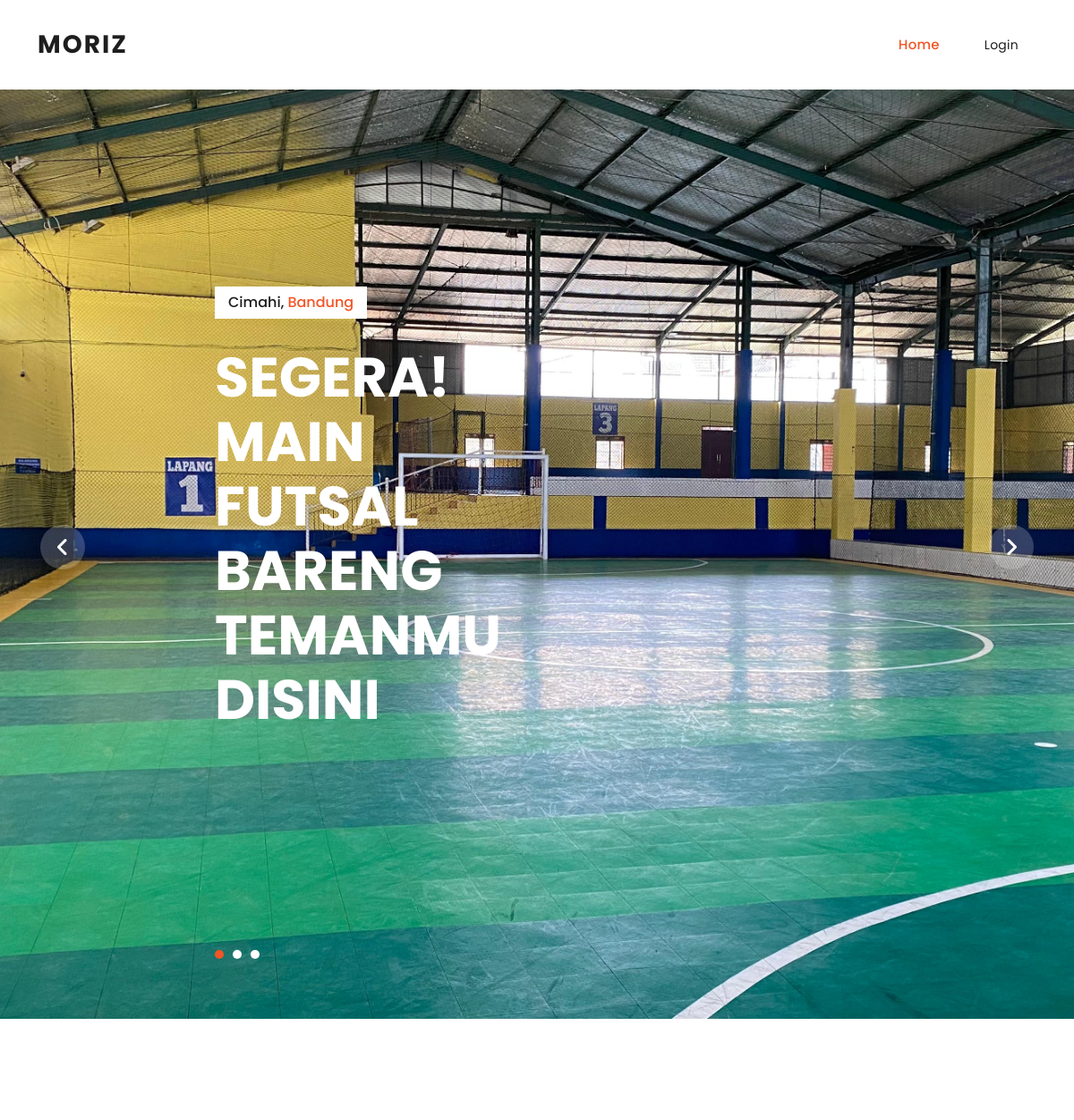
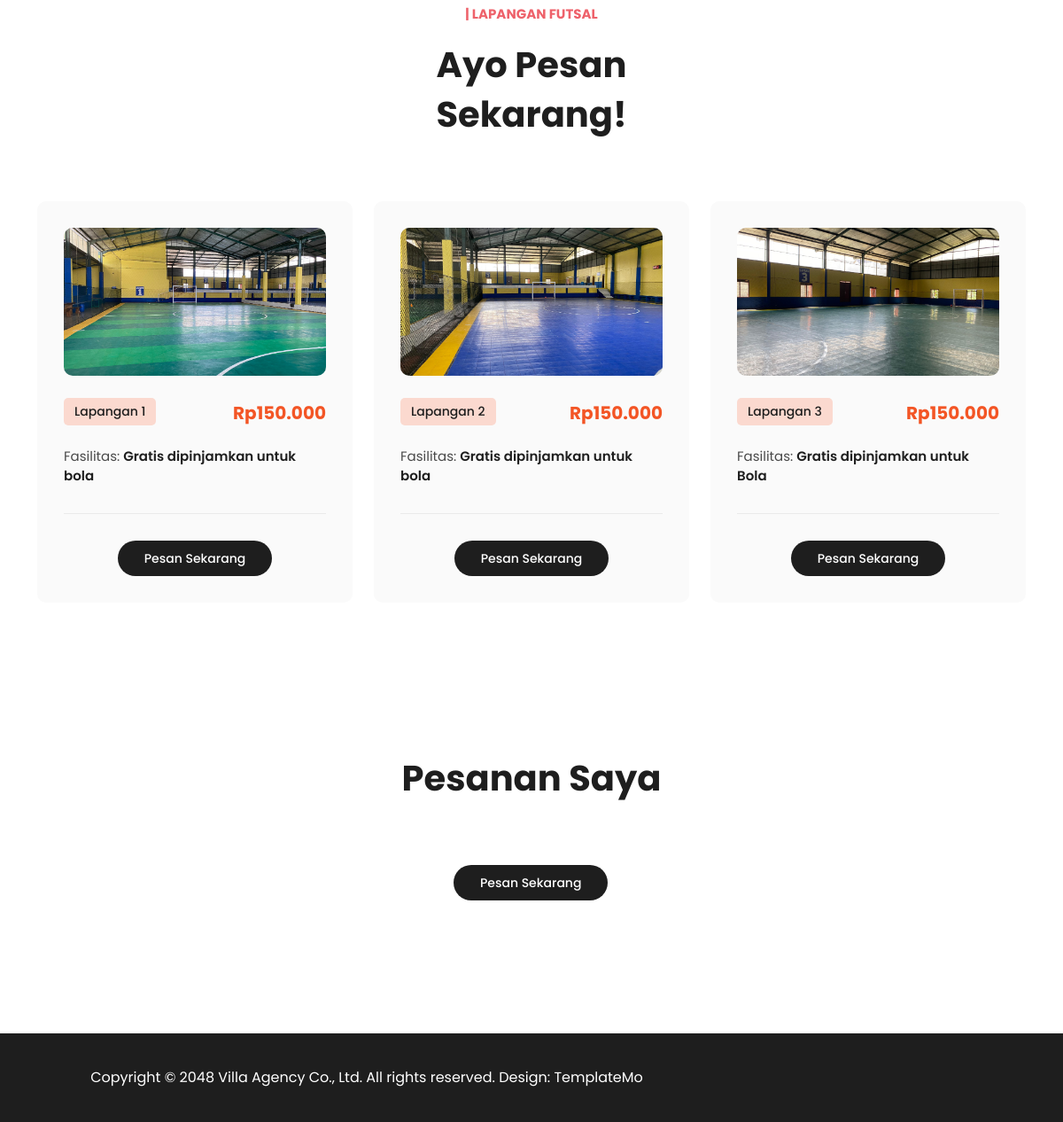
The app's page /home.php with its own data (2 pictures, top to bottom).
### tables this page shows
CREATE TABLE `lapangan` (
  `id_lapangan` int(11) NOT NULL,
  `nama_lapangan` varchar(255) NOT NULL,
  `fasilitas_tambahan` varchar(255) NOT NULL,
  `foto_lapangan` varchar(255) NOT NULL,
  `harga_lapangan` int(11) NOT NULL
);

### function.php (called while the page is built, shortened)
<?php
include('conn.php');
function readLapangan(){
    global $conn;
    $query = "SELECT * FROM lapangan";
    $result = mysqli_query($conn, $query);
    return $result;
}
?>

### home.php (the view, shortened to what this page needs)
<?php
  include('function.php');
  $listlapangan = readLapangan();
?>
<!DOCTYPE html>
<html lang="en">
  <head>
    <link href="vendor/bootstrap/css/bootstrap.min.css" rel="stylesheet">
    <link rel="stylesheet" href="assets/css/fontawesome.css">
    <link rel="stylesheet" href="assets/css/templatemo-villa-agency.css">
    <link rel="stylesheet" href="assets/css/owl.css">
    <link rel="stylesheet" href="assets/css/animate.css">
    <link rel="stylesheet"href="https://unpkg.com/swiper@7/swiper-bundle.min.css"/>
  </head>
<body>
  <header class="header-area header-sticky">
    <div class="container">
        <div class="row">
            <div class="col-12">
                <nav class="main-nav">
                    <a href="home.php" class="logo">
                        <h1>Moriz</h1>
                    </a>
                    <ul class="nav">
                      <li><a href="home.php" class="active">Home</a></li>
                      <li><a href="login.php"> Login </a></li>
                  </ul>
                </nav>
            </div>
        </div>
    </div>
  </header>
  <div class="main-banner">
    <div class="owl-carousel owl-banner">
      <div class="item item-1">
        <div class="header-text">
          <span class="category">Cimahi, <em>Bandung</em></span>
          <h2>Segera!<br>Main Futsal Bareng Temanmu Disini</h2>
        </div>
      </div>
    </div>
  </div>
  <div class="properties section">
    <div class="container">
      <div class="row">
        <div class="col-lg-4 offset-lg-4">
          <div class="section-heading text-center">
            <h6>| Lapangan Futsal</h6>
            <h2>Ayo Pesan Sekarang!</h2>
          </div>
        </div>
      </div>
      <div class="row">
      <?php
      foreach ($listlapangan as $item) {
      ?>
        <div class="col-lg-4 col-md-6">
          <div class="item">
            <a href="property-details.php"><img src="assets/images/<?=$item['foto_lapangan']?>" alt=""></a>
            <span class="category"><?=$item['nama_lapangan']?></span>
            <h6>Rp<?= number_format ($item['harga_lapangan'], 0, "", ".") ?></h6>
            <ul>
              <br>
              <li>Fasilitas: <span><?=$item['fasilitas_tambahan']?></span></li>
            </ul>
            <div class="main-button">
              <a href="login.php">Pesan Sekarang</a>
            </div>
          </div>
        </div>
      <?php
      }
      ?>
      </div>
    </div>
  </div>
  <div class="properties section">
    <div class="container">
      <div class="row">
        <div class="col-lg-4 offset-lg-4">
          <div class="section-heading text-center">
            <h2>Pesanan Saya</h2>
          </div>
        </div>
      </div>
      <div class="row">
        <div class="main-buon">
              <a href="login.php">Pesan Sekarang</a>
            </div>
          </div>
        </div>
      </div>
  <footer>
    <div class="container">
      <div class="col-lg-8">
        <p>Copyright © 2048 Villa Agency Co., Ltd. All rights reserved.
        Design: <a rel="nofollow" href="https://templatemo.com" target="_blank">TemplateMo</a></p>
      </div>
    </div>
  </footer>
  </body>
</html>

### records on screen
lapangan: foto_lapangan (picture), nama_lapangan "Lapangan 1", harga_lapangan "150.000", fasilitas_tambahan "Gratis dipinjamkan untuk bola"
lapangan: foto_lapangan (picture), nama_lapangan "Lapangan 2", harga_lapangan "150.000", fasilitas_tambahan "Gratis dipinjamkan untuk bola"
lapangan: foto_lapangan (picture), nama_lapangan "Lapangan 3", harga_lapangan "150.000", fasilitas_tambahan "Gratis dipinjamkan untuk Bola"
